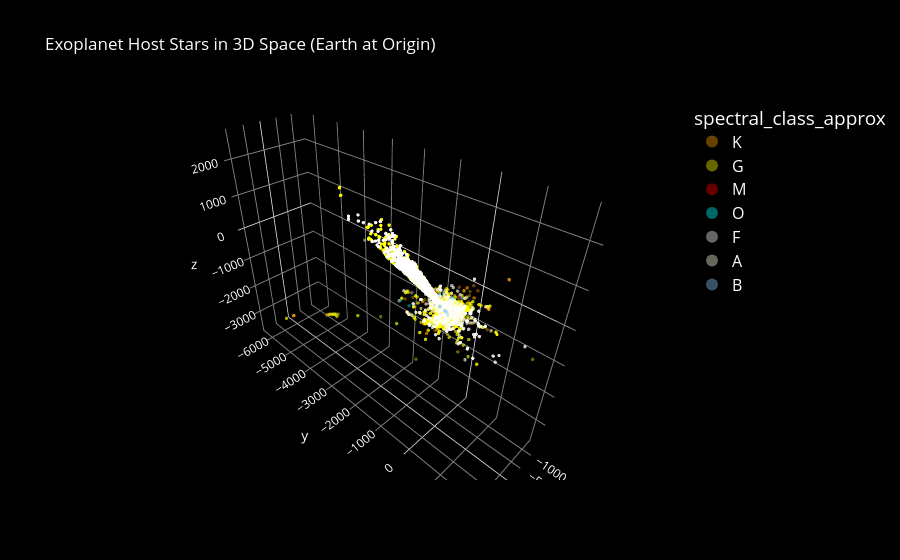

This figure's notebook cell:
### Code cell
fig = px.scatter_3d(
    coords, x= 'x', y= 'y', z= 'z',
    color = 'spectral_class_approx',  # Reusing existing column
    color_discrete_map = palette,     # Using existing color dict
    hover_name = 'hostname',          # Shows star name on hover, if column exists
    opacity = 0.7,
    title = 'Exoplanet Host Stars in 3D Space (Earth at Origin)'
)

fig.update_layout(
    legend = dict(
        font = dict(size=16, color='white'),
        itemsizing ='constant',  # Makes legend markers a consistent, larger size regardless of actual point size on the plot
    ),
    scene=dict(
        xaxis=dict(backgroundcolor='black', gridcolor='gray', color='white'),
        yaxis=dict(backgroundcolor='black', gridcolor='gray', color='white'),
        zaxis=dict(backgroundcolor='black', gridcolor='gray', color='white'),
    ),
    paper_bgcolor='black',
    font_color='white',
    title_font_color='white'
)

fig.update_traces(marker=dict(size=2, opacity=0.4))
fig.write_html('Outputs/exoplanet_3d.html')
fig.show()

### Figure 1 — Plotly figure (JSON) as saved in the notebook; plotly's stock layout.template omitted (floating-point values rounded to 4 significant figures; data arrays with more than 128 entries replaced by an {"elided": "..."} marker saying what was removed)
{"data": [{"hovertemplate": "<b>%{hovertext}</b><br><br>spectral_class_approx=K<br>x=%{x}<br>y=%{y}<br>z=%{z}<extra></extra>", "hovertext": {"elided": "6918 str values"}, "legendgroup": "K", "marker": {"color": "orange", "opacity": 0.4, "size": 2, "symbol": "circle"}, "mode": "markers", "name": "K", "scene": "scene", "showlegend": true, "type": "scatter3d", "x": {"elided": "6918 float values"}, "y": {"elided": "6918 float values"}, "z": {"elided": "6918 float values"}}, {"hovertemplate": "<b>%{hovertext}</b><br><br>spectral_class_approx=G<br>x=%{x}<br>y=%{y}<br>z=%{z}<extra></extra>", "hovertext": {"elided": "20273 str values"}, "legendgroup": "G", "marker": {"color": "yellow", "opacity": 0.4, "size": 2, "symbol": "circle"}, "mode": "markers", "name": "G", "scene": "scene", "showlegend": true, "type": "scatter3d", "x": {"elided": "20273 float values"}, "y": {"elided": "20273 float values"}, "z": {"elided": "20273 float values"}}, {"hovertemplate": "<b>%{hovertext}</b><br><br>spectral_class_approx=M<br>x=%{x}<br>y=%{y}<br>z=%{z}<extra></extra>", "hovertext": {"elided": "745 str values"}, "legendgroup": "M", "marker": {"color": "red", "opacity": 0.4, "size": 2, "symbol": "circle"}, "mode": "markers", "name": "M", "scene": "scene", "showlegend": true, "type": "scatter3d", "x": {"elided": "745 float values"}, "y": {"elided": "745 float values"}, "z": {"elided": "745 float values"}}, {"hovertemplate": "<b>%{hovertext}</b><br><br>spectral_class_approx=O<br>x=%{x}<br>y=%{y}<br>z=%{z}<extra></extra>", "hovertext": ["2MASS J19383260+4603591", "KIC 10001893", "KIC 10001893", "KIC 10001893", "KOI-55", "KOI-55", "2MASS J19383260+4603591", "2MASS J19383260+4603591", "NN Ser", "NN Ser", "NSVS 14256825", "NY Vir", "NY Vir", "NY Vir", "NY Vir", "V0391 Peg"], "legendgroup": "O", "marker": {"color": "aqua", "opacity": 0.4, "size": 2, "symbol": "circle"}, "mode": "markers", "name": "O", "scene": "scene", "showlegend": true, "type": "scatter3d", "x": [114.6, 341.1, 341.1, 341.1, 411.9, 411.9, 114.6, 114.6, -264.7, -264.7, 469.3, -493.9, -493.9, -493.9, -493.9, 937.2], "y": [-250.0, -1089.0, -1089.0, -1089.0, -831.3, -831.3, -250.0, -250.0, -427.5, -427.5, -670.2, -227.2, -227.2, -227.2, -227.2, -518.4], "z": [285.4, 1223.0, 1223.0, 1223.0, 809.1, 809.1, 285.4, 285.4, 115.3, 115.3, 66.3, -19.27, -19.27, -19.27, -19.27, 532.1]}, {"hovertemplate": "<b>%{hovertext}</b><br><br>spectral_class_approx=F<br>x=%{x}<br>y=%{y}<br>z=%{z}<extra></extra>", "hovertext": {"elided": "7707 str values"}, "legendgroup": "F", "marker": {"color": "white", "opacity": 0.4, "size": 2, "symbol": "circle"}, "mode": "markers", "name": "F", "scene": "scene", "showlegend": true, "type": "scatter3d", "x": {"elided": "7707 float values"}, "y": {"elided": "7707 float values"}, "z": {"elided": "7707 float values"}}, {"hovertemplate": "<b>%{hovertext}</b><br><br>spectral_class_approx=A<br>x=%{x}<br>y=%{y}<br>z=%{z}<extra></extra>", "hovertext": ["AB Aur", "GPX-1", "HAT-P-46", "HAT-P-46", "HAT-P-69", "HAT-P-70", "HAT-P-70", "HAT-P-70", "HAT-P-70", "HATS-70", "HATS-70", "HATS-70", "HATS-70", "HD 135344 A", "HD 56414", "HD 56414", "HD 95086", "HD 95086", "HD 97048", "HIP 54515", "HIP 65426", "HIP 78530", "HIP 99770", "KELT-17", "KELT-20", "KELT-20", "KELT-20", "KELT-20", "KELT-20", "KELT-20", "KELT-21", "KELT-21", "KELT-21", "KELT-9", "KELT-9", "KOI-13", "KOI-13", "KOI-13", "KOI-13", "KOI-13", "KOI-13", "KOI-13", "KOI-13", "KOI-13", "KOI-13", "KOI-13", "KOI-13", "KOI-13", "KOI-13", "KOI-13", "KOI-13", "KOI-13", "KOI-13", "KOI-13", "Kepler-1115", "Kepler-1115", "Kepler-1115", "Kepler-1115", "Kepler-1115", "Kepler-1115", "Kepler-1115", "Kepler-1115", "Kepler-1115", "Kepler-1115", "Kepler-340", "Kepler-340", "Kepler-340", "Kepler-340", "Kepler-340", "Kepler-340", "Kepler-340", "Kepler-340", "Kepler-340", "Kepler-340", "Kepler-462", "Kepler-462", "Kepler-462", "Kepler-462", "Kepler-462", "Kepler-462", "Kepler-462", "Kepler-462", "Kepler-462", "Kepler-462", "Kepler-462", "Kepler-462", "Kepler-462", "Kepler-462", "MASCARA-1", "MASCARA-1", "MASCARA-4", "MASCARA-4", "MASCARA-4", "MASCARA-4", "TOI-1431", "TOI-1518", "TOI-1994", "TOI-4588", "TOI-4588", "TOI-4588", "TOI-4588", "TOI-4588", "TOI-892", "WASP-178", "WASP-178", "WASP-178", "WASP-189", "WASP-189", "ZTF J1230-2655", "bet Pic", "bet Pic", "bet Pic", "bet Pic"], "legendgroup": "A", "marker": {"color": "lightyellow", "opacity": 0.4, "size": 2, "symbol": "circle"}, "mode": "markers", "name": "A", "scene": "scene", "showlegend": true, "type": "scatter3d", "x": [38.62, 287.0, 2.251, 2.251, -221.2, 86.76, 86.76, 86.76, 86.76, -408.2, -408.2, -408.2, -408.2, -74.11, -30.12, -30.12, -30.19, -30.19, -38.3, -80.76, -63.2, -62.48, 17.77, -128.1, 48.68, 48.68, 48.68, 48.68, 48.68, 48.68, 226.4, 226.4, 226.4, 96.21, 96.21, 103.6, 103.6, 103.6, 103.6, 103.6, 103.6, 103.6, 103.6, 103.6, 103.6, 103.6, 103.6, 103.6, 103.6, 103.6, 103.6, 103.6, 103.6, 103.6, 317.5, 317.5, 317.5, 317.5, 317.5, 317.5, 317.5, 317.5, 317.5, 317.5, 269.7, 269.7, 269.7, 269.7, 269.7, 269.7, 269.7, 269.7, 269.7, 269.7, 214.1, 214.1, 214.1, 214.1, 214.1, 214.1, 214.1, 214.1, 214.1, 214.1, 214.1, 214.1, 214.1, 214.1, 132.1, 132.1, -58.35, -58.35, -58.35, -58.35, 60.75, 87.33, -268.2, 31.0, 31.0, 31.0, 31.0, 31.0, 19.0, -213.3, -213.3, -213.3, -69.57, -69.57, -165.0, 0.688, 0.688, 0.688, 0.688], "y": [134.2, 227.2, -290.3, -290.3, 258.9, 313.9, 313.9, 313.9, 313.9, 1179.0, 1179.0, 1179.0, 1179.0, -85.12, 93.56, 93.56, 8.508, 8.508, 8.834, 18.19, -24.45, -110.4, -26.72, 178.9, -106.0, -106.0, -106.0, -106.0, -106.0, -106.0, -325.8, -325.8, -325.8, -123.8, -123.8, -339.4, -339.4, -339.4, -339.4, -339.4, -339.4, -339.4, -339.4, -339.4, -339.4, -339.4, -339.4, -339.4, -339.4, -339.4, -339.4, -339.4, -339.4, -339.4, -681.2, -681.2, -681.2, -681.2, -681.2, -681.2, -681.2, -681.2, -681.2, -681.2, -554.7, -554.7, -554.7, -554.7, -554.7, -554.7, -554.7, -554.7, -554.7, -554.7, -373.5, -373.5, -373.5, -373.5, -373.5, -373.5, -373.5, -373.5, -373.5, -373.5, -373.5, -373.5, -373.5, -373.5, -120.9, -120.9, 37.06, 37.06, 37.06, 37.06, -58.25, -11.86, 173.0, -145.8, -145.8, -145.8, -145.8, -145.8, 333.5, -230.9, -230.9, -230.9, -71.26, -71.26, -21.92, 12.39, 12.39, 12.39, 12.39], "z": [82.41, 543.2, -15.07, -15.07, 22.09, 57.42, 57.42, 57.42, 57.42, -756.7, -756.7, -756.7, -756.7, -85.51, -253.9, -253.9, -80.32, -80.32, -179.6, -1.927, -85.21, -51.19, 24.01, 53.78, 70.71, 70.71, 70.71, 70.71, 70.71, 70.71, 253.6, 253.6, 253.6, 131.3, 131.3, 378.8, 378.8, 378.8, 378.8, 378.8, 378.8, 378.8, 378.8, 378.8, 378.8, 378.8, 378.8, 378.8, 378.8, 378.8, 378.8, 378.8, 378.8, 378.8, 633.9, 633.9, 633.9, 633.9, 633.9, 633.9, 633.9, 633.9, 633.9, 633.9, 523.1, 523.1, 523.1, 523.1, 523.1, 523.1, 523.1, 523.1, 523.1, 523.1, 413.1, 413.1, 413.1, 413.1, 413.1, 413.1, 413.1, 413.1, 413.1, 413.1, 413.1, 413.1, 413.1, 413.1, 33.96, 33.96, -156.1, -156.1, -156.1, -156.1, 122.9, 208.0, -404.9, 168.8, 168.8, 168.8, 168.8, 168.8, -66.35, -290.1, -290.1, -290.1, -5.274, -5.274, -84.55, -15.36, -15.36, -15.36, -15.36]}, {"hovertemplate": "<b>%{hovertext}</b><br><br>spectral_class_approx=B<br>x=%{x}<br>y=%{y}<br>z=%{z}<extra></extra>", "hovertext": ["HD 100546", "HIP 78530", "HIP 78530", "KELT-9", "KELT-9", "KELT-9", "WD 0806-661", "ZTF J1828+2308", "kap And", "kap And", "kap And"], "legendgroup": "B", "marker": {"color": "lightskyblue", "opacity": 0.4, "size": 2, "symbol": "circle"}, "mode": "markers", "name": "B", "scene": "scene", "showlegend": true, "type": "scatter3d", "x": [-36.91, -62.48, -62.48, 96.21, 96.21, 96.21, -4.067, 23.27, 35.65, 35.65, 35.65], "y": [4.3, -110.4, -110.4, -123.8, -123.8, -123.8, 6.578, -184.1, -3.054, -3.054, -3.054], "z": [-103.2, -51.19, -51.19, 131.3, 131.3, 131.3, -17.62, 79.33, 34.95, 34.95, 34.95]}], "layout": {"font": {"color": "white"}, "legend": {"font": {"color": "white", "size": 16}, "itemsizing": "constant", "title": {"text": "spectral_class_approx"}, "tracegroupgap": 0}, "paper_bgcolor": "black", "scene": {"domain": {"x": [0, 1], "y": [0, 1]}, "xaxis": {"backgroundcolor": "black", "color": "white", "gridcolor": "gray", "title": {"text": "x"}}, "yaxis": {"backgroundcolor": "black", "color": "white", "gridcolor": "gray", "title": {"text": "y"}}, "zaxis": {"backgroundcolor": "black", "color": "white", "gridcolor": "gray", "title": {"text": "z"}}}, "title": {"font": {"color": "white"}, "text": "Exoplanet Host Stars in 3D Space (Earth at Origin)"}}}
